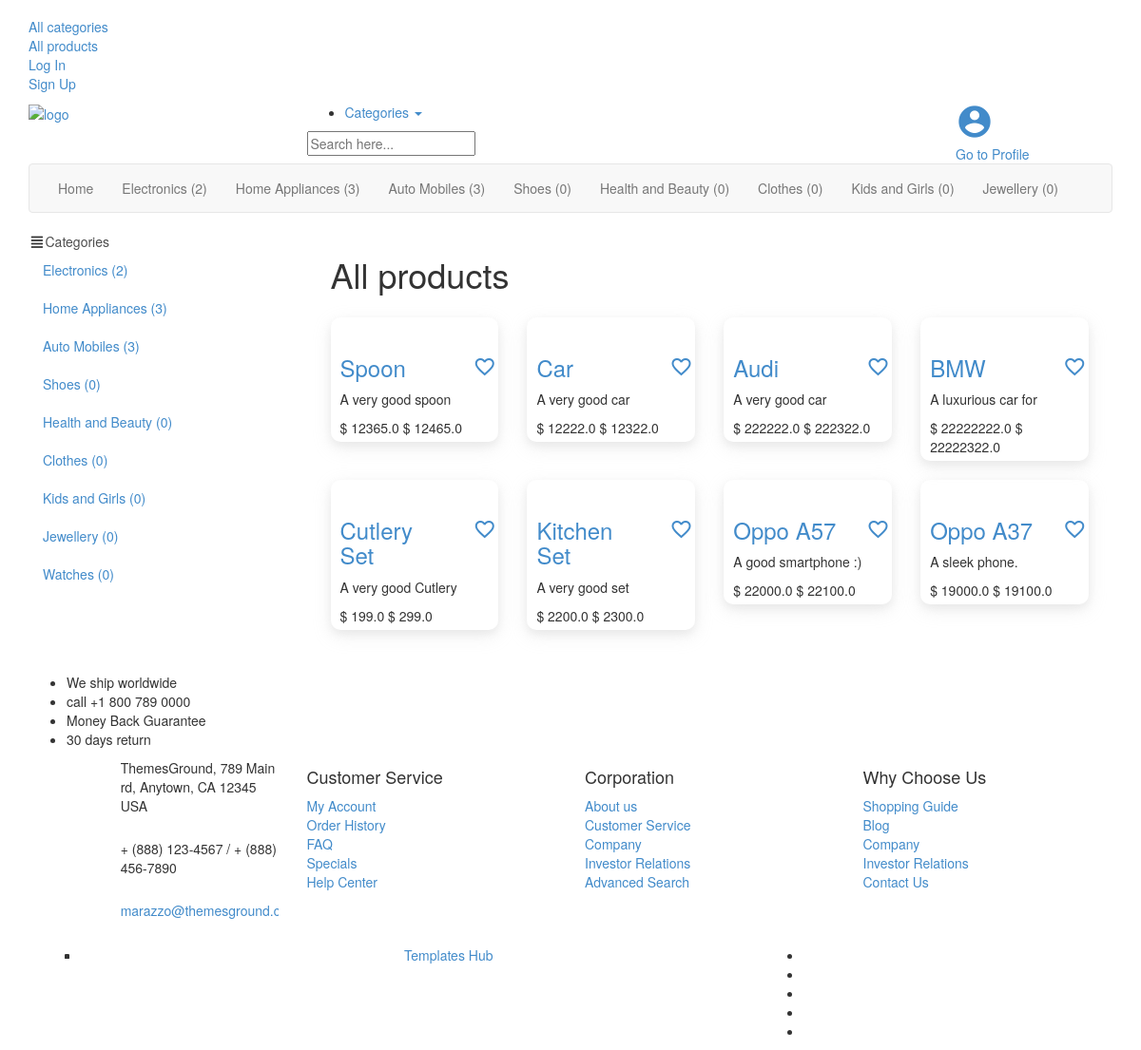
The page /all-products/ on the database its author committed.
### application/models.py (models this page shows, shortened)
class Category(models.Model):
    name = models.CharField(max_length=50)
    icon = models.ImageField(upload_to='category_icon/')
    def get_product_count(self):
        products = Product.objects.filter(category=self)
        return products.count()

class Product(models.Model):
    name = models.CharField(max_length=50)
    tag_line = models.CharField(max_length=20, default=None)
    description = models.TextField()
    price = models.FloatField()
    category = models.ForeignKey(Category, on_delete=CASCADE)
    reviews = models.ManyToManyField(Review)
    aff_link = models.URLField(max_length=255)
    added_at = models.DateTimeField(auto_now=True)
    def get_primary_picture(self):
        selected_picture = Picture.objects.filter(
            product=self, is_primary=True)
        if selected_picture.exists():
            selected_picture = selected_picture[0]
            return selected_picture
        return None

### application/views.py (the view)
# urls.py: path('all-products/', views.all_products, name='all-products'),
def all_products(request):
    context = {
        'all_products': get_all_products()
    }
    context['categories'] = get_all_categories()
    return render(request, "all-products.html", context)

### application/models.py (called while the page is built)
    def __str__(self):
        return f"{self.image}"

### application/views.py (called while the page is built)
def get_all_categories():
    all_categories = Category.objects.all()
    return all_categories

def get_all_products():
    all_products = Product.objects.all().order_by("-id")
    all_products[0].abc = 1
    return all_products

### templates/all-products.html
{% extends 'inc/main_base.html' %}
{% load static %}
{% load mathfilters %}
{% block content %}
<div>
    <div class="body-content outer-top-xs">
      <div class='container'>
        <div class='row single-product'>
          <div class='col-xs-12 col-sm-12 col-md-3 sidebar'>
            {% include 'inc/side_category.html' %}
          </div>
          <div class='col-xs-12 col-sm-12 col-md-9 rht-col'>
            <section class="section featured-product" style="padding: 25px;">
              <h1 style="margin-top: 0px; margin-bottom: 25px;">All products</h1>
              {% include 'inc/product_list.html' %}
            </section>
          </div>
        </div>
      </div>
    </div>
    {% include 'inc/features.html' %}
</div>
{% endblock content %}

### templates/inc/main_navbar.html (shortened to what this page needs)
{% load static %}
<header class="header-style-1">
    <div class="top-bar animate-dropdown">
      <div class="container">
        <div class="header-top-inner">
          <div class="cnt-account">
            <ul style="margin-top: 1.8rem;" class="list-unstyled">
            <li class="check"><a href="{% url 'application:all-categories' %}"><span class="menu-link">All categories</span></a></li>
              <li class="check"><a href="{% url 'application:all-products' %}"><span class="menu-link">All products</span></a></li>
              {% if user.is_authenticated %}
              <li class="wishlist"><a href="{% url 'application:wishlist' %}"><span class="menu-link">My Wishlist</span></a></li>
              <li class="check"><a href="{% url 'application:profile' %}"><span class="menu-link">Profile</span></a></li>
              <li class="login"><a href="{% url 'application:sign_out' %}"><span class="menu-link">Log Out</span></a>
              </li>
              {% else %}
              <li class="login"><a href="{% url 'application:sign_in' %}"><span class="menu-link">Log In</span></a></li>
              <li class="login"><a href="{% url 'application:sign_up' %}"><span class="menu-link">Sign Up</span></a>
              </li>
              {% endif %}
            </ul>
          </div>
        </div>
      </div>
    </div>
    <div class="main-header">
      <div class="container">
        <div class="row">
          <div class="col-xs-12 col-sm-12 col-md-3 logo-holder">
            <div class="logo"> <a href="{% url 'application:home' %}"> <img src="{% static 'assets/images/logo.png' %}" alt="logo"> </a>
            </div>
          </div>
          <div class="col-lg-7 col-md-6 col-sm-8 col-xs-12 top-search-holder">
            <div class="search-area">
              <form>
                <div class="control-group">
                  <ul class="categories-filter animate-dropdown">
                    <li class="dropdown"> <a class="dropdown-toggle" data-toggle="dropdown"
                        href="{% url 'application:all_categories' %}">Categories <b class="caret"></b></a>
                    </li>
                  </ul>
                  <input class="search-field" placeholder="Search here..." />
                </div>
              </form>
            </div>
          </div>
          <div class="col-lg-2 col-md-3 col-sm-4 col-xs-12 animate-dropdown top-cart-row">
            <div class="dropdown dropdown-cart"> <a href="{% url 'application:profile' %}" class="dropdown-toggle lnk-cart">
                <div class="items-cart-inner">
                  <div class="profile">
                      <i class="material-icons" style="font-size:40px;">account_circle</i>
                    <div class="total-price-basket"> <span class="lbl">Go to</span> <span
                        class="value">Profile</span> </div>
                  </div>
                </div>
              </a>
            </div>
          </div>
        </div>
      </div>
    </div>
    <div class="header-nav animate-dropdown">
      <div class="container">
        <div class="yamm navbar navbar-default" role="navigation">
          <div class="nav-bg-class">
            <div class="navbar-collapse collapse" id="mc-horizontal-menu-collapse">
              <div class="nav-outer">
                <ul class="nav navbar-nav">
                  <li class="{% if home %}active{% endif %} dropdown"> <a href="{% url 'application:home' %}">Home</a> </li>
                  {% for category in categories %}
                  {% if forloop.counter < 9 %}
                  <li class=" dropdown hidden-sm"> <a href="{% url 'application:category' category.id %}">{{ category.name }} ({{ category.get_product_count }})</a> </li>
                  {% endif %}
                  {% endfor %}
                </ul>
                <div class="clearfix"></div>
              </div>
            </div>
          </div>
        </div>
      </div>
    </div>
  </header>

### templates/inc/side_category.html
<div class="side-menu animate-dropdown outer-bottom-xs">
    <div class="head"><i class="icon fa fa-align-justify fa-fw"></i><a style="color: rgb(77, 77, 77);"
        href="{% url 'application:all_categories' %}">Categories</a></div>
    <nav class="yamm megamenu-horizontal">
      <ul class="nav">
        {% for category in categories %}
        <li class="dropdown menu-item {% if my_cat %}{% if my_cat.id == category.id %}cat_active{% endif %}{% endif %}">
            <a href="{% url 'application:category' category.id %}">{{ category.name }} ({{ category.get_product_count }})</a>
        </li>
        {% endfor %}
      </ul>
    </nav>
  </div>

### templates/inc/product_list.html (shortened to what this page needs)
{% load static %}
{% load mathfilters %}
<div class="row mb-5">
    {% for product in all_products %}
    <div class="col-sm-6 col-md-4 col-lg-3">
      <div class="item">
        <div class="products">
          <div class="product"  style="border-radius: 10px; box-shadow: 0 4px 8px 0 rgba(185, 185, 185, 0.2), 0 6px 20px 0 rgba(185, 185, 185, 0.2);">
            <div class="product-image">
              <div class="image">
                <a href="{% url 'application:products' product.id %}">
                </a>
              </div>
            </div>
            <div class="product-info text-left" >
              <div style="padding: 0px 10px 5px 10px;">
                <div class="row">
                    <div class="col-sm-9">
                        <a href="{% url 'application:products' product.id %}">
                            <h3 class="text-dark">{{ product.name }}</h3>
                        </a>
                    </div>
                    <div class="col-sm-3 d-flex align-items-center justify-content-center">
                        <div class="mt-5">
                            <i id="product_{{product.id}}" class="material-icons text-primary favorite_icon" onclick="toggle_favorite('{{ product.id }}')" style="margin-top: 20px;">favorite_border</i>
                        </div>
                    </div>
                </div>
                <div class="description">
                    <p>
                    {{ product.tag_line }}
                    </p>
                </div>
                <div class="product-price"> <span class="price">$ {{ product.price }} </span> <span
                    class="price-before-discount">$ {{ product.price | addition:100 }}</span> </div>
                </div>
            </div>
          </div>
          <br>
        </div>
      </div>
    </div>
    {% endfor %}
  </div>

### rows shown on the page
Category: name "Electronics", get_product_count "2"
Category: name "Home Appliances", get_product_count "3"
Category: name "Auto Mobiles", get_product_count "3"
Category: name "Shoes", get_product_count "0"
Category: name "Health and Beauty", get_product_count "0"
Category: name "Clothes", get_product_count "0"
Category: name "Kids and Girls", get_product_count "0"
Category: name "Jewellery", get_product_count "0"
Category: name "Watches", get_product_count "0"
Product: name "Spoon", tag_line "A very good spoon", price "12365.0", price|addition "12465.0"
Product: name "Car", tag_line "A very good car", price "12222.0", price|addition "12322.0"
Product: name "Audi", tag_line "A very good car", price "222222.0", price|addition "222322.0"
Product: name "BMW", tag_line "A luxurious car for", price "22222222.0", price|addition "22222322.0"
Product: name "Cutlery Set", tag_line "A very good Cutlery", price "199.0", price|addition "299.0"
Product: name "Kitchen Set", tag_line "A very good set", price "2200.0", price|addition "2300.0"
Product: name "Oppo A57", tag_line "A good smartphone :)", price "22000.0", price|addition "22100.0"
Product: name "Oppo A37", tag_line "A sleek phone.", price "19000.0", price|addition "19100.0"
